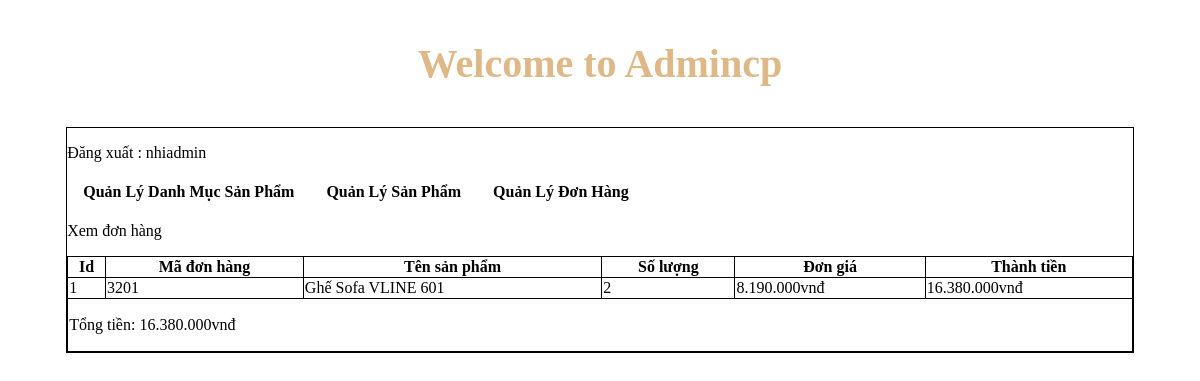
Page /admincp/index.php?action=donhang&query=xemdonhang&code=3201 (signed in) on the committed database.
### tables this page shows
CREATE TABLE `tbl_cart_details` (
  `id_cart_details` int(11) NOT NULL,
  `code_cart` varchar(10) NOT NULL,
  `id_sanpham` int(11) NOT NULL,
  `soluongmua` int(11) NOT NULL
);

CREATE TABLE `pk_sanpham` (
  `id_sanpham` int(11) NOT NULL,
  `tensanpham` varchar(250) NOT NULL,
  `masp` varchar(100) NOT NULL,
  `giasp` varchar(50) NOT NULL,
  `soluong` int(11) NOT NULL,
  `soluongban` int(11) DEFAULT NULL,
  `hinhanh` varchar(50) NOT NULL,
  `tomtat` tinytext NOT NULL,
  `noidung` text NOT NULL,
  `tinhtrang` int(11) NOT NULL,
  `id_danhmuc` int(11) NOT NULL
);

### admincp/modules/quanlydonhang/xemdonhang.php (the view)
<p>Xem đơn hàng</p>
<?php
	$code = $_GET['code'];
  $sql_lietke_dh = "SELECT * FROM tbl_cart_details,pk_sanpham WHERE tbl_cart_details.id_sanpham = pk_sanpham.id_sanpham AND tbl_cart_details.code_cart = '".$code."' ORDER BY tbl_cart_details.id_cart_details DESC";
  $query_lietke_dh= mysqli_query($mysqli,$sql_lietke_dh);
?>
<table id="table2">
  <tr>
    <th>Id</th>
    <th>Mã đơn hàng</th>
    <th>Tên sản phẩm</th>
    <th>Số lượng</th>
    <th>Đơn giá</th>
    <th>Thành tiền</th>
  </tr>
    <?php
      $i = 0;
      $tongtien=0;
      while ($row = mysqli_fetch_array($query_lietke_dh)) {
        $i++;
		$thanhtien=$row['giasp']*$row['soluongmua'];
        $tongtien += $thanhtien;
    ?>
  <tr>
    <td> <?php echo $i ?> </td>
    <td> <?php echo $row['code_cart'] ?> </td>
    <td><?php echo $row['tensanpham'] ?></td>
    <td><?php echo $row['soluongmua'] ?></td>
    <td><?php echo number_format($row['giasp'],0,',','.').'vnđ' ?></td>
    <td><?php  echo number_format($thanhtien,0,',','.').'vnđ'?></td>
  </tr>
   <?php
    }
   ?>
   <tr>
   <td colspan="6">
    <p>Tổng tiền: <?php  echo number_format($tongtien,0,',','.').'vnđ'?></p>
    </td>
    </tr>
</table>

### admincp/index.php (style rules this page uses)
#table2 { border-collapse: collapse; width: 100%; }
#table2, #table2 th, #table2 td { border: 1px solid black; }

### rows in the picture
tbl_cart_details: code_cart "3201", id_sanpham.tensanpham "Ghế Sofa VLINE 601", soluongmua "2", id_sanpham.giasp "8.190.000", thanhtien "16.380.000"

### other values in the picture
$_SESSION['dangnhap'] "nhiadmin"
$tongtien "16.380.000"
